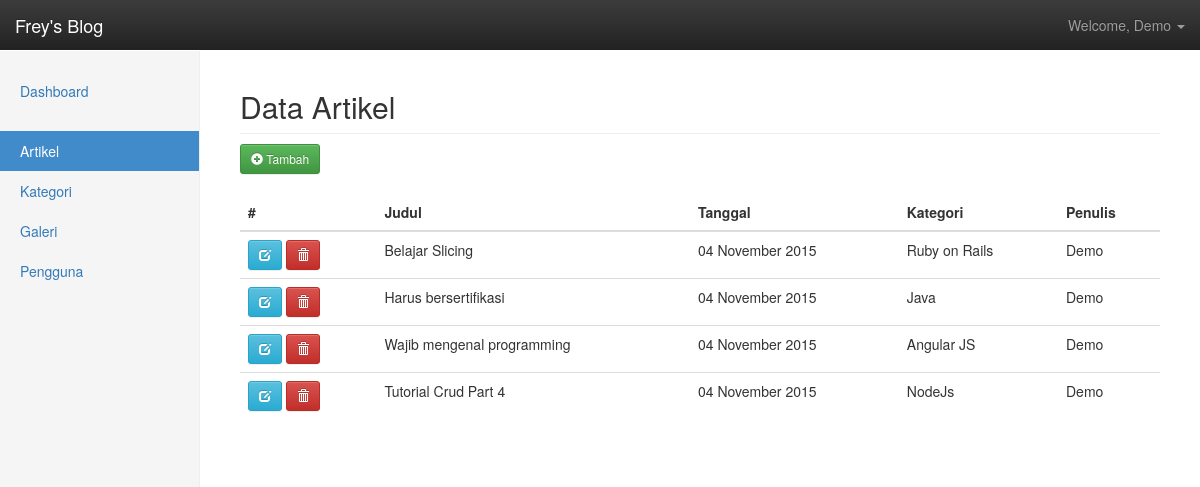
/blog-admin/dashboard.php?mod=article&act=view (signed in), run on the app's committed database.
### tables this page shows
CREATE TABLE IF NOT EXISTS `tb_article` (
  `article_id` int(4) NOT NULL AUTO_INCREMENT,
  `article_title` varchar(200) NOT NULL,
  `article_content` text NOT NULL,
  `article_datetime` datetime NOT NULL,
  `article_pict` varchar(100) NOT NULL,
  `article_cat_id` int(2) NOT NULL,
  `article_user_id` int(2) NOT NULL,
  `article_publish` enum('Y','N') NOT NULL,
  PRIMARY KEY (`article_id`)
);

CREATE TABLE IF NOT EXISTS `tb_category` (
  `cat_id` int(2) NOT NULL AUTO_INCREMENT,
  `cat_name` varchar(100) NOT NULL,
  PRIMARY KEY (`cat_id`)
);

CREATE TABLE IF NOT EXISTS `tb_user` (
  `user_id` int(2) NOT NULL AUTO_INCREMENT,
  `user_name` varchar(35) NOT NULL,
  `user_pass` varchar(128) NOT NULL,
  `user_fullname` varchar(50) NOT NULL,
  PRIMARY KEY (`user_id`)
);

### blog-admin/dashboard.php (called while the page is built, shortened)
<?php
include 'header.php';
if(empty($mod) && empty($act))
{
	$page = 'welcome.php';
}
elseif($mod=='article')
{
	$folder = 'article/';
	switch ($act) {
		case 'view':
			$page = $folder.'article_view.php';
			break;
	}
}
include $page;
include 'footer.php';
?>

### function.php (called while the page is built, shortened)
<?php
function tgl_indo($var,$status = '')
{
	$pecah = explode(' ', $var);
	$pecah_tgl = explode('-', $pecah[0]);
	$hari      = $pecah_tgl[2];
	$bln       = $pecah_tgl[1];
	$tahun     = $pecah_tgl[0];
	switch ($bln)
	{
		case '11':
			$bulan = 'November';
			break;
	}
	if($status == 'tgl')
		return $hari.' '.$bulan.' '.$tahun;
}
?>

### blog-admin/article/article_view.php (the view, shortened to what this page needs)
<div class="col-sm-9 col-sm-offset-3 col-md-10 col-md-offset-2 main">
	<h2 class="sub-header">Data Artikel</h2>
	<a href="?mod=article&act=add" class="btn btn-sm btn-success"><i class="glyphicon glyphicon-plus-sign icon-white"></i> Tambah</a>
	<br><br>
	<?php
		$sql   = "SELECT A.article_id,A.article_title,A.article_datetime,C.cat_name,U.user_fullname FROM tb_article A,tb_category C, tb_user U WHERE C.cat_id = A.article_cat_id AND U.user_id = A.article_user_id ORDER BY A.article_id DESC";
		$query = mysqli_query($con,$sql) or die(mysqli_error($con));
	?>
	<div class="table-responsive">
		<table class="table table-hovered">
			<thead>
				<tr>
					<th>#</th>
					<th>Judul</th>
					<th>Tanggal</th>
					<th>Kategori</th>
					<th>Penulis</th>
				</tr>
			</thead>
			<tbody>
			<?php while($data = mysqli_fetch_array($query)) { ?>
				<tr>
					<td>
						<a href="?mod=article&act=edit&id=<?php echo $data['article_id']; ?>" class="btn btn-info btn-sm"><span class="glyphicon glyphicon-edit"></span></a>
						<a href="?mod=article&act=delete&id=<?php echo $data['article_id']; ?>" onclick="return confirm('Yakin hapus?')" class="btn btn-danger btn-sm"><span class="glyphicon glyphicon-trash"></span></a>
					</td>
					<td><?php echo $data['article_title']; ?></td>
					<td><?php echo tgl_indo($data['article_datetime'],'tgl'); ?></td>
					<td><?php echo $data['cat_name']; ?></td>
					<td><?php echo $data['user_fullname']; ?></td>
				</tr>
			<?php } ?>
			</tbody>
		</table>
	</div>
</div>

### assets/css/dashboard.css (style rules this page uses)
body { padding-top: 50px; }
.sub-header { padding-bottom: 10px; border-bottom: 1px solid #eee; }
.main { padding: 20px; }
@media (min-width: 768px) { .main { padding-right: 40px; padding-left: 40px; } }

### data on the page
tb_article: article_title "Belajar Slicing", article_datetime "04 November 2015", tb_category.cat_name "Ruby on Rails", tb_user.user_fullname "Demo"
tb_article: article_title "Harus bersertifikasi", article_datetime "04 November 2015", tb_category.cat_name "Java", tb_user.user_fullname "Demo"
tb_article: article_title "Wajib mengenal programming", article_datetime "04 November 2015", tb_category.cat_name "Angular JS", tb_user.user_fullname "Demo"
tb_article: article_title "Tutorial Crud Part 4", article_datetime "04 November 2015", tb_category.cat_name "NodeJs", tb_user.user_fullname "Demo"

### other printed values
$_SESSION['user_fullname'] "Demo"
